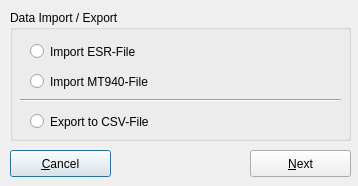
<ui version="4.0" >
 <class>accountsimpexpfrm</class>
 <widget class="QDialog" name="accountsimpexpfrm" >
  <property name="geometry" >
   <rect>
    <x>0</x>
    <y>0</y>
    <width>358</width>
    <height>186</height>
   </rect>
  </property>
  <property name="windowTitle" >
   <string>Account import &amp; export...</string>
  </property>
  <property name="windowIcon" >
   <iconset resource="../resources/images/first4.qrc" >:/impexp.png</iconset>
  </property>
  <widget class="QGroupBox" name="groupBox" >
   <property name="geometry" >
    <rect>
     <x>10</x>
     <y>10</y>
     <width>341</width>
     <height>131</height>
    </rect>
   </property>
   <property name="title" >
    <string>Data Import / Export</string>
   </property>
   <widget class="QRadioButton" name="rdbtn_1" >
    <property name="geometry" >
     <rect>
      <x>20</x>
      <y>30</y>
      <width>291</width>
      <height>23</height>
     </rect>
    </property>
    <property name="text" >
     <string>Import ESR-File</string>
    </property>
   </widget>
   <widget class="QRadioButton" name="rdbtn_2" >
    <property name="geometry" >
     <rect>
      <x>20</x>
      <y>100</y>
      <width>291</width>
      <height>23</height>
     </rect>
    </property>
    <property name="text" >
     <string>Export to CSV-File</string>
    </property>
   </widget>
   <widget class="QRadioButton" name="rdbtn_3" >
    <property name="geometry" >
     <rect>
      <x>20</x>
      <y>60</y>
      <width>291</width>
      <height>23</height>
     </rect>
    </property>
    <property name="text" >
     <string>Import MT940-File</string>
    </property>
   </widget>
   <widget class="Line" name="line" >
    <property name="geometry" >
     <rect>
      <x>10</x>
      <y>80</y>
      <width>321</width>
      <height>20</height>
     </rect>
    </property>
    <property name="orientation" >
     <enum>Qt::Horizontal</enum>
    </property>
   </widget>
  </widget>
  <widget class="QPushButton" name="btncancel" >
   <property name="geometry" >
    <rect>
     <x>10</x>
     <y>150</y>
     <width>101</width>
     <height>27</height>
    </rect>
   </property>
   <property name="text" >
    <string>&amp;Cancel</string>
   </property>
   <property name="icon" >
    <iconset resource="../resources/images/first4.qrc" >:/button_cancel.png</iconset>
   </property>
  </widget>
  <widget class="QPushButton" name="btnnext" >
   <property name="geometry" >
    <rect>
     <x>250</x>
     <y>150</y>
     <width>101</width>
     <height>27</height>
    </rect>
   </property>
   <property name="text" >
    <string>&amp;Next</string>
   </property>
   <property name="icon" >
    <iconset resource="../resources/images/first4.qrc" >:/button_ok.png</iconset>
   </property>
  </widget>
 </widget>
 <tabstops>
  <tabstop>rdbtn_1</tabstop>
  <tabstop>rdbtn_2</tabstop>
  <tabstop>btnnext</tabstop>
  <tabstop>btncancel</tabstop>
 </tabstops>
 <resources>
  <include location="../resources/images/first4.qrc" />
 </resources>
 <connections>
  <connection>
   <sender>btnnext</sender>
   <signal>clicked()</signal>
   <receiver>accountsimpexpfrm</receiver>
   <slot>accept()</slot>
   <hints>
    <hint type="sourcelabel" >
     <x>278</x>
     <y>253</y>
    </hint>
    <hint type="destinationlabel" >
     <x>96</x>
     <y>254</y>
    </hint>
   </hints>
  </connection>
  <connection>
   <sender>btncancel</sender>
   <signal>clicked()</signal>
   <receiver>accountsimpexpfrm</receiver>
   <slot>reject()</slot>
   <hints>
    <hint type="sourcelabel" >
     <x>369</x>
     <y>253</y>
    </hint>
    <hint type="destinationlabel" >
     <x>179</x>
     <y>282</y>
    </hint>
   </hints>
  </connection>
 </connections>
</ui>
